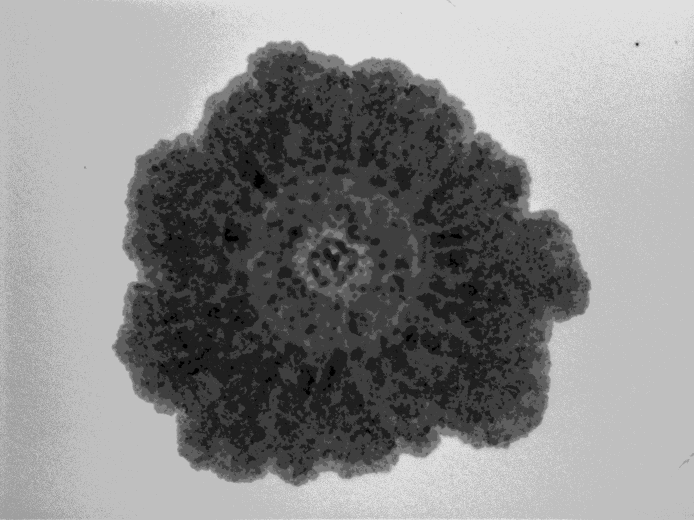
#> input picture 7xfood-4- 5 days_c5.TIF, 1388 x 1040 px, found by its file name (shown at 1/2 size)
$ python ronghe.py
#> lines starting #> are read from the running program, lines starting #| are printed output that depends on the picture
import numpy as np
import matplotlib.pyplot as plt
from matplotlib import cm
from mpl_toolkits.mplot3d import Axes3D
import tifffile
from stl import mesh # 用于生成STL文件

plt.rcParams.update({'font.size': 18})

def process_biofilm_image(image_path):
    """
    处理细菌生物膜图像，计算厚度并三维可视化

    参数:
        image_path: 输入的TIFF图像路径

    返回:
        thickness_map: 厚度矩阵
    """
#> called with image_path = '7xfood-4- 5 days_c5.tif'
    # 1. 读取TIFF图像
    image = tifffile.imread(image_path)
#> image is the input picture: shape (1040, 1388) uint16; min 1046, max 3079, mean 2263

    # 确保图像是二维的
    if len(image.shape) > 2:
        image = image[:, :, 0]  # 如果是RGB，取第一个通道

    # 2. 将灰度值转换为OD值 (式4-2)
    # 假设最大灰度值为255（8位图像）
    max_gray = 65530
    image = np.clip(image,1, max_gray)
    od_map = -np.log10((image) / max_gray)  # 加1避免log(0)
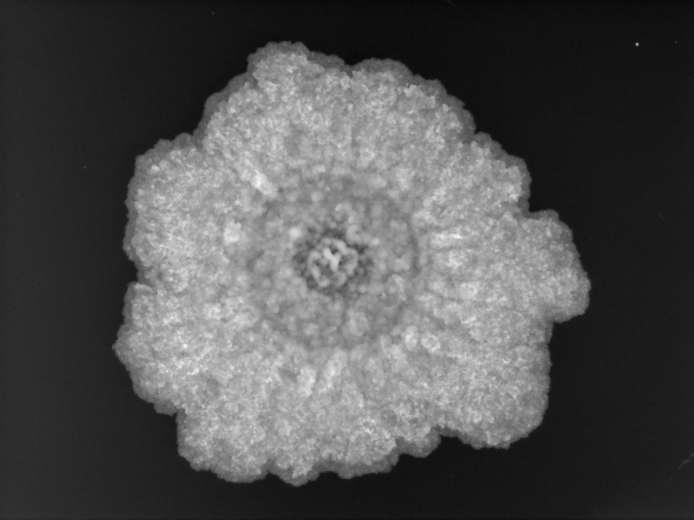
#> od_map: shape (1040, 1388) float64 (shown at 1/2 size); min 1.33, max 1.8, mean 1.48; drawn with min black and max white


    # 3. 将OD值转换为厚度 (式4-3)
    thickness_map = (od_map) * 1.2 - 1.6
    thickness_map[thickness_map > 3] = 0
    thickness_map[thickness_map < 0] = 0
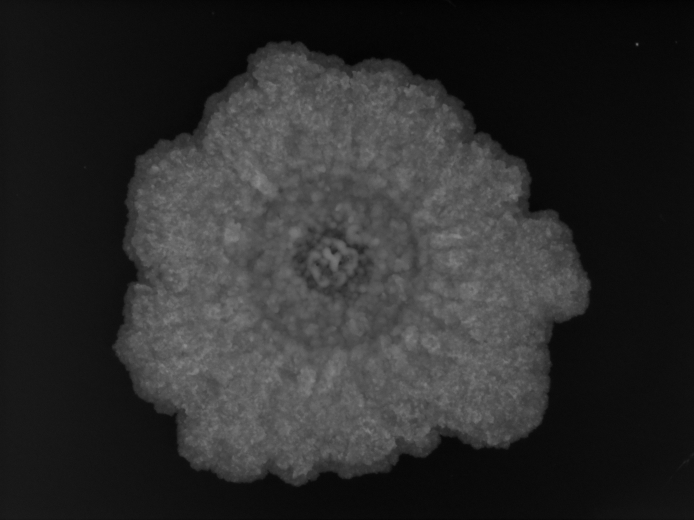
#> thickness_map: shape (1040, 1388) float64 (shown at 1/2 size); min 0, max 0.556, mean 0.172
    return thickness_map


def visualize_3d_surface(thickness_map):
    """
    三维可视化厚度图

    参数:
        thickness_map: 厚度矩阵
    """
    # 创建网格
    cols, rows = thickness_map.shape[1], thickness_map.shape[0]
#> cols = 1388; rows = 1040
    x = np.linspace(0, X, cols)
#> x = 1388 values from 0 to 23.5
    y = np.linspace(0, Y, rows)
#> y = 1040 values from 0 to 17.6
    x, y = np.meshgrid(x, y)

    # 创建3D图形
    fig = plt.figure(figsize=(12, 8))
    ax = fig.add_subplot(111, projection='3d')

    # 绘制表面图
    surf = ax.plot_surface(x, y, thickness_map,
                           cmap=cm.coolwarm,
                           linewidth=0,
                           antialiased=True,
                           rstride=5,
                           cstride=5)
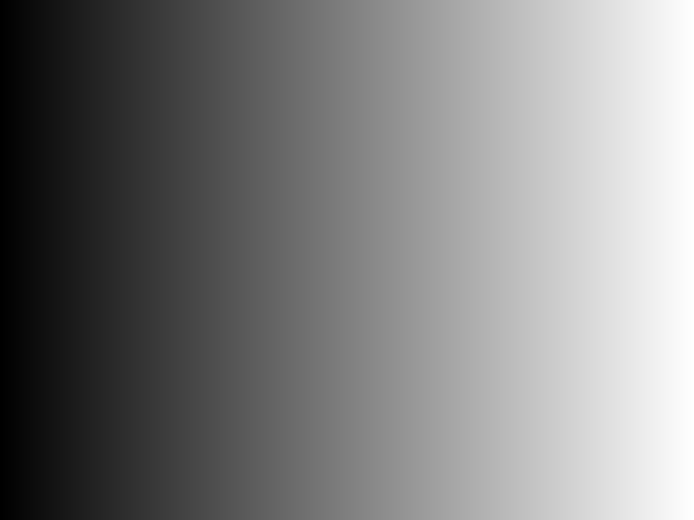
#> x: shape (1040, 1388) float64 (shown at 1/2 size); min 0, max 23.5, mean 11.7; drawn with min black and max white

    ax.set_zlim(0, 5)

    # 修改颜色条标签
    fig.colorbar(surf, ax=ax, shrink=0.5, aspect=5, label='Thickness (mm)')

    # 设置标签(单位改为mm)
    ax.set_xlabel('X (mm)')
    ax.set_ylabel('Y (mm)')
    ax.set_zlabel('Thickness (mm)')

    plt.tight_layout()
    plt.show()
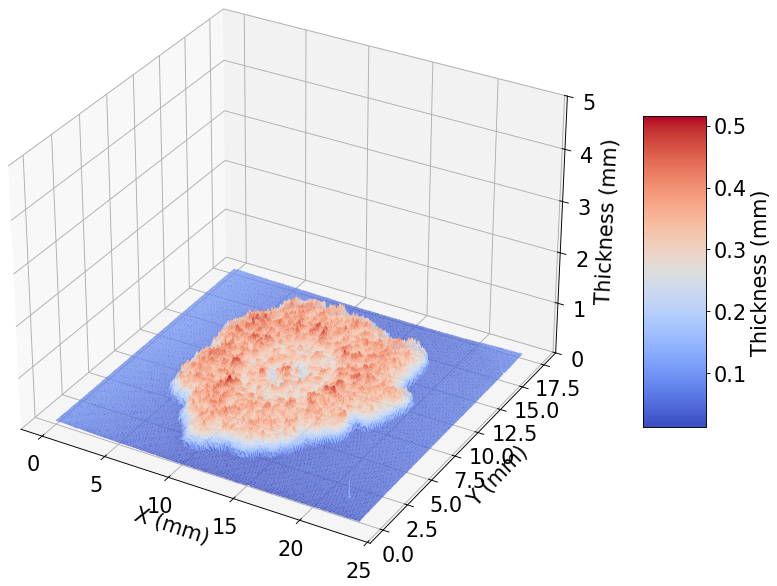
#> figure drawn by matplotlib, 2 panels


# [96 lines left out: functions process_lamda_grid, visualize_2d_heatmap, not called in this run]

def generate_stl(thickness_map, stl_filename, downsample_factor=5):
    """
    生成STL文件
    参数:
        thickness_map: 厚度矩阵(单位：mm)
        stl_filename: 输出的STL文件路径
        downsample_factor: 降采样因子(默认5)
    """
#> called with stl_filename = '7xfood-4- 5 days_c5.stl', downsample_factor = 5
    # 1. 对厚度图进行降采样
    thickness_map = thickness_map[::downsample_factor, ::downsample_factor]
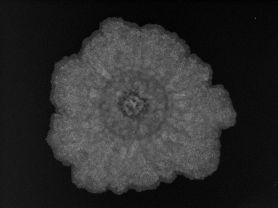
#> thickness_map: shape (208, 278) float64; min 0, max 0.537, mean 0.172

    rows, cols = thickness_map.shape
#> rows = 208; cols = 278

    # 2. 创建物理坐标网格(0-20mm)
    x_phys = np.linspace(0, X, cols)
#> x_phys = 278 values from 0 to 23.5
    y_phys = np.linspace(0, Y, rows)
#> y_phys = 208 values from 0 to 17.6
    x_phys, y_phys = np.meshgrid(x_phys, y_phys)

    # 3. 创建顶点和面
    vertices = []
    faces = []

    # 4. 使用更高效的网格生成方式
    for i in range(rows - 1):
        for j in range(cols - 1):
            # 当前网格的四个顶点
            v0 = [x_phys[i, j], y_phys[i, j], thickness_map[i, j]]
            v1 = [x_phys[i, j + 1], y_phys[i, j + 1], thickness_map[i, j + 1]]
            v2 = [x_phys[i + 1, j], y_phys[i + 1, j], thickness_map[i + 1, j]]
            v3 = [x_phys[i + 1, j + 1], y_phys[i + 1, j + 1], thickness_map[i + 1, j + 1]]

            # 添加顶点
            current_vertex_count = len(vertices)
            vertices.extend([v0, v1, v2, v3])

            # 添加两个三角形面
            faces.append([current_vertex_count, current_vertex_count + 1, current_vertex_count + 2])
            faces.append([current_vertex_count + 1, current_vertex_count + 2, current_vertex_count + 3])
#> after the loop, faces = 114678 items; vertices = 229356 items

    # 5. 创建STL网格
#> (the run stopped early here; a loop or call above may not have finished)

$ run again, with 1xfood-1- 5 days_c5.TIF copied over 7xfood-4- 5 days_c5.TIF
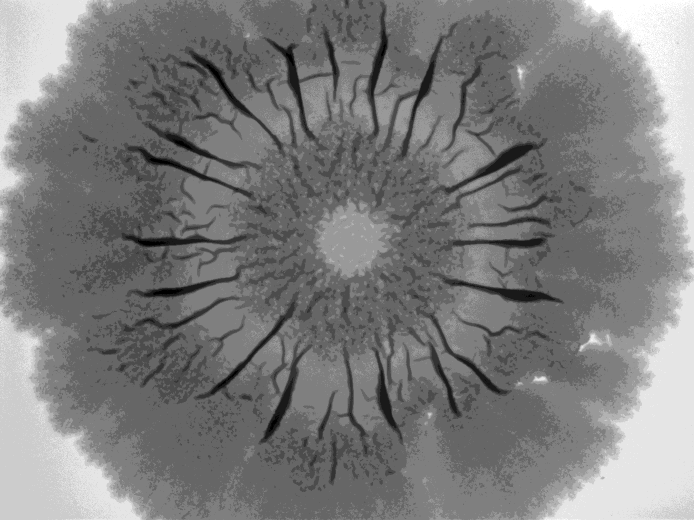
#> input picture 1xfood-1- 5 days_c5.TIF, 1388 x 1040 px, found by its file name (shown at 1/2 size)
#> in process_biofilm_image, image is the input picture: shape (1040, 1388) uint16; min 621, max 3298, mean 1896.4
#> in visualize_3d_surface, `plt.show()`:
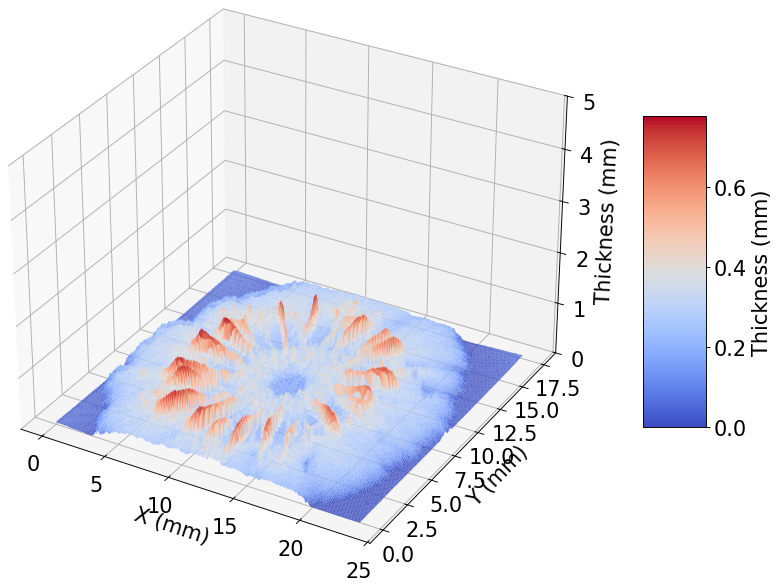
#> figure drawn by matplotlib, 2 panels
#> in generate_stl, `thickness_map = thickness_map[::downsample_factor, ::downsample_factor]`:
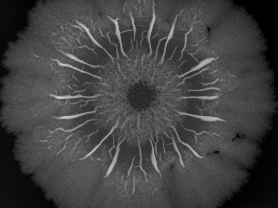
#> thickness_map: shape (208, 278) float64; min 0, max 0.812, mean 0.26
#> after the loop in generate_stl, `for i in range(rows - 1):`: faces = 114678 items; vertices = 229356 items

$ run again, with 1xfood-2- 5 days_c5.TIF copied over 7xfood-4- 5 days_c5.TIF
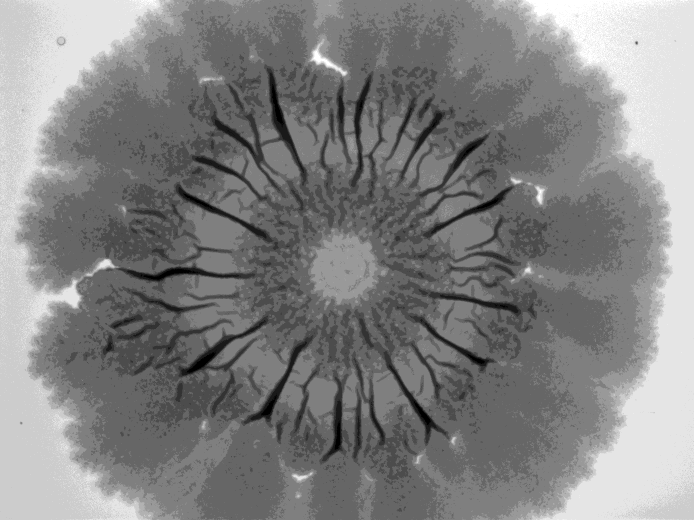
#> input picture 1xfood-2- 5 days_c5.TIF, 1388 x 1040 px, found by its file name (shown at 1/2 size)
#> in process_biofilm_image, image is the input picture: shape (1040, 1388) uint16; min 606, max 3286, mean 1955.9
#> in visualize_3d_surface, `plt.show()`:
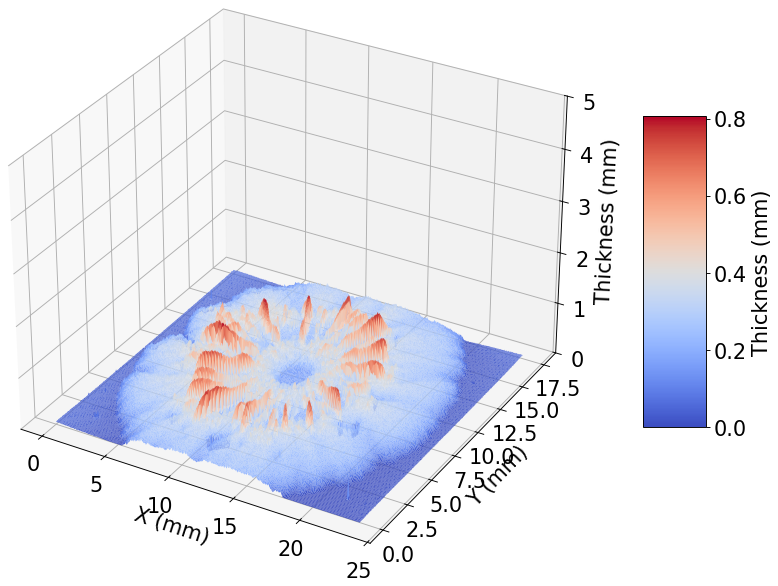
#> figure drawn by matplotlib, 2 panels
#> in generate_stl, `thickness_map = thickness_map[::downsample_factor, ::downsample_factor]`:
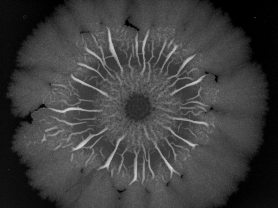
#> thickness_map: shape (208, 278) float64; min 0, max 0.841, mean 0.248
#> after the loop in generate_stl, `for i in range(rows - 1):`: faces = 114678 items; vertices = 229356 items

$ run again, with 1xfood-3- 5 days_c5.TIF copied over 7xfood-4- 5 days_c5.TIF
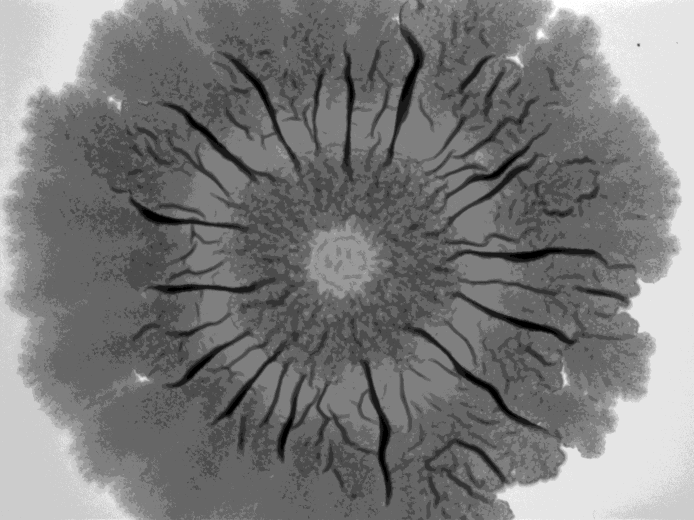
#> input picture 1xfood-3- 5 days_c5.TIF, 1388 x 1040 px, found by its file name (shown at 1/2 size)
#> in process_biofilm_image, image is the input picture: shape (1040, 1388) uint16; min 572, max 3260, mean 1873.5
#> in visualize_3d_surface, `plt.show()`:
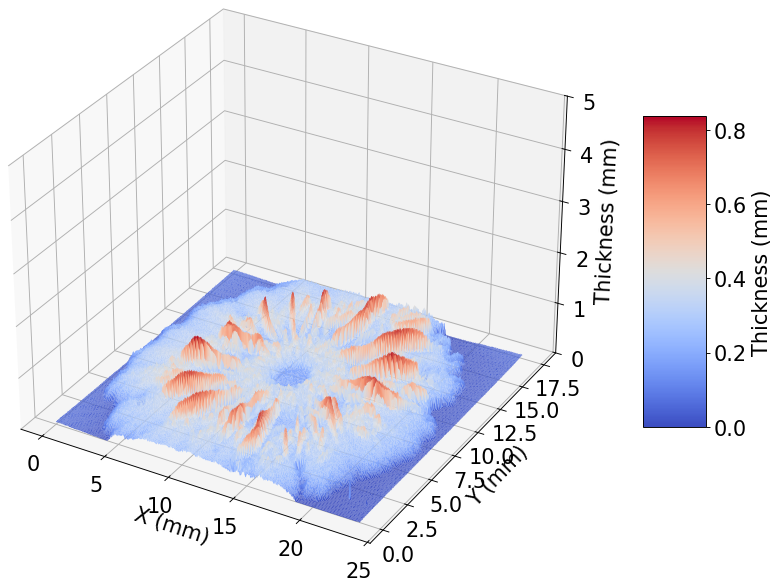
#> figure drawn by matplotlib, 2 panels
#> in generate_stl, `thickness_map = thickness_map[::downsample_factor, ::downsample_factor]`:
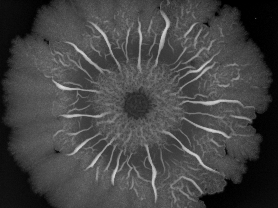
#> thickness_map: shape (208, 278) float64; min 0, max 0.861, mean 0.271
#> after the loop in generate_stl, `for i in range(rows - 1):`: faces = 114678 items; vertices = 229356 items
